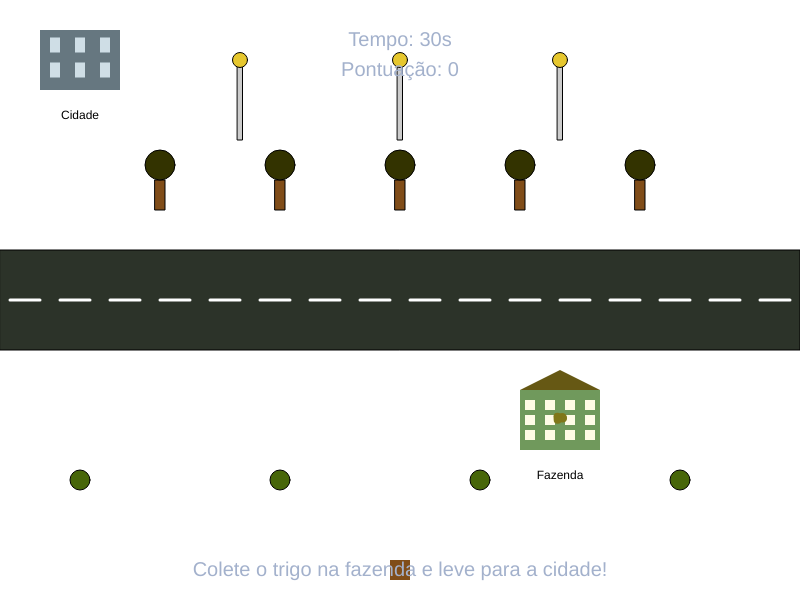
Frame 1 (no input)
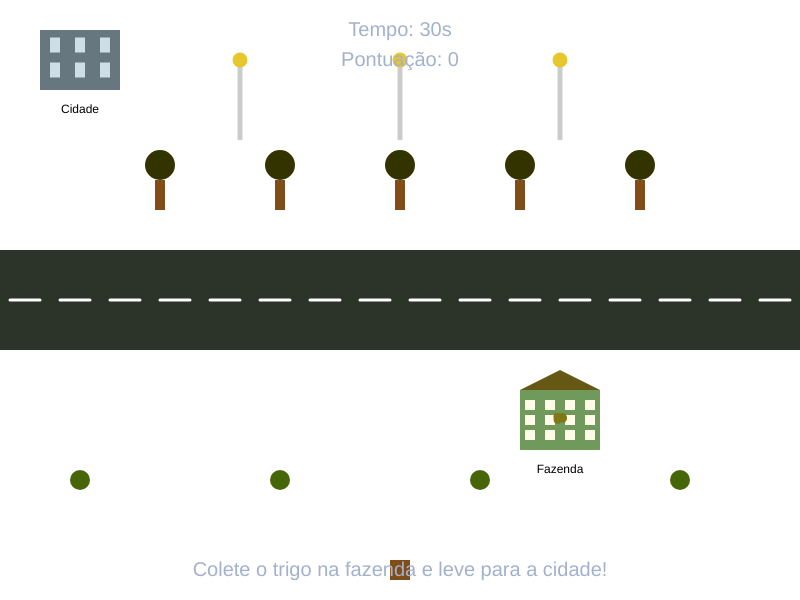
Frame 60 (no input)
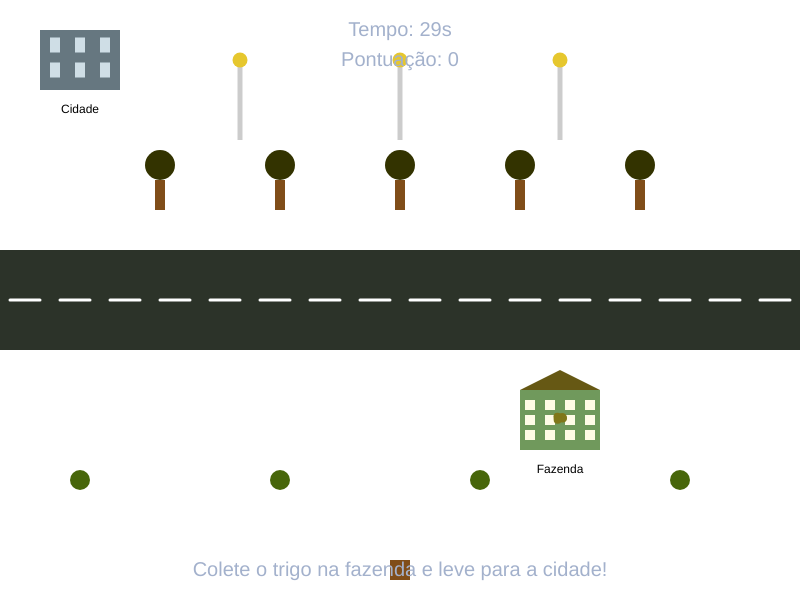
Frame 120 (the mouse pressed at the canvas centre since frame 60)

The p5.js sketch that drew these frames (run headless with seeded random() and noise() and a simulated clock; from frame 60 on, the mouse is pressed at the canvas centre):

// p5.js sketch
// ── sketch.js
let jogadorX, jogadorY;
let tamanhoJogador = 20;
let velocidadeJogador = 20;

let localAtualElementoX, localAtualElementoY; // Posição do item a ser coletado/entregue
let tamanhoElemento = 25;
let tipoElemento = 0; // 0: ciclo do trigo (fazenda -> cidade), 1: ciclo do tijolo (cidade -> fazenda)
let itemCarregado = -1; // -1: nenhum, 0: trigo, 1: tijolo

let cidadeX, cidadeY; // Posições da cidade
let fazendaX, fazendaY; // Posições da fazenda

let pontuacao = 0;
let mensagemJogo = "";
let jogoIniciado = false;
let gameOver = false;
let tempoRestante = 30;
let intervaloTempo;
let startJogoButton;
let resetButton;

let trigoX, trigoY;
let trigoPoints = []; // Para desenhar os pontos de trigo espalhados

let jogadorComElemento = false; // Indica se o jogador está carregando algo

function setup() {
  createCanvas(800, 600); // Define o tamanho da tela do jogo
  colorMode(HSB, 360, 100, 100); // Usa o modo de cor HSB para facilitar a definição de cores
  textAlign(CENTER, TOP); // Alinha o texto no centro e no topo
  rectMode(CENTER); // Desenha retângulos a partir do centro
  ellipseMode(CENTER); // Desenha elipses a partir do centro

  // Define as posições estáticas da cidade e da fazenda
  cidadeX = width * 0.1;
  cidadeY = height * 0.1;
  fazendaX = width * 0.7;
  fazendaY = height * 0.7;

  // Cria o botão de iniciar jogo
  startJogoButton = createButton('Iniciar Jogo');
  startJogoButton.position(width / 2 - 60, height + 20); // Posiciona o botão abaixo da tela
  startJogoButton.mousePressed(inicializarJogo); // Associa a função inicializarJogo ao clique

  // Cria o botão de resetar jogo
  resetButton = createButton('Resetar Jogo');
  resetButton.position(width / 2 + 20, height + 20); // Posiciona o botão ao lado do botão de iniciar
  resetButton.mousePressed(resetarJogo); // Associa a função resetarJogo ao clique

  inicializarJogo(); // Chama a função para configurar o estado inicial do jogo
}

function inicializarJogo() {
  jogadorX = width / 2;
  jogadorY = height - tamanhoJogador - 10;

  itemCarregado = -1; // Jogador não está carregando nada no início
  jogadorComElemento = false;
  tipoElemento = 0; // Começa o ciclo com trigo (coletar na fazenda, entregar na cidade)

  // O primeiro elemento (trigo) começa na fazenda
  localAtualElementoX = fazendaX;
  localAtualElementoY = fazendaY;

  pontuacao = 0;
  mensagemJogo = "Colete o trigo na fazenda e leve para a cidade!"; // Mensagem inicial clara
  gameOver = false;
  tempoRestante = 30;
  jogoIniciado = true;

  if (intervaloTempo) {
    clearInterval(intervaloTempo);
  }
  intervaloTempo = setInterval(atualizarTempo, 1000);
  if (startJogoButton) {
    startJogoButton.textContent = "Iniciar Jogo";
  }

  // Inicializa os pontos de trigo na posição inicial (fazenda)
  trigoX = localAtualElementoX;
  trigoY = localAtualElementoY;
  trigoPoints = [];
  for (let i = 0; i < 5; i++) {
    trigoPoints.push({
      x: trigoX + random(-5, 5),
      y: trigoY + random(-5, 5),
    });
  }
  loop(); // Garante que o loop de desenho esteja ativo
}

function resetarJogo() {
  inicializarJogo();
}

function desenharJogador() {
  fill(30, 80, 50); // Cor do jogador
  rect(jogadorX, jogadorY, tamanhoJogador, tamanhoJogador); // Desenha o jogador

  if (jogadorComElemento) { // Se o jogador estiver carregando algo
    if (itemCarregado === 0) { // Se for trigo
      fill(55, 80, 50); // Cor do trigo
      rect(jogadorX, jogadorY - tamanhoJogador / 2, tamanhoJogador / 2, tamanhoJogador / 2); // Desenha o trigo acima do jogador
    } else if (itemCarregado === 1) { // Se for tijolo
      fill(15, 90, 60); // Cor do tijolo
      rect(jogadorX, jogadorY - tamanhoJogador / 2, tamanhoJogador / 2, tamanhoJogador / 2); // Desenha o tijolo acima do jogador
    }
  }
}

function desenharElemento() {
  // Desenha o item no chão apenas se o jogador NÃO estiver carregando nada
  // e se o tipo de elemento atual corresponder ao que deve estar no chão
  if (!jogadorComElemento) {
    if (tipoElemento === 0) { // Se o ciclo atual for de trigo (precisa ser coletado na fazenda)
      fill(55, 80, 50); // Cor do trigo
      for (let i = 0; i < 5; i++) {
        ellipse(trigoPoints[i].x, trigoPoints[i].y, 8, 8); // Desenha os pontos de trigo
      }
    } else if (tipoElemento === 1) { // Se o ciclo atual for de tijolo (precisa ser coletado na cidade)
      fill(15, 90, 60); // Cor do tijolo
      rect(localAtualElementoX, localAtualElementoY, tamanhoElemento, tamanhoElemento, 5, 5, 3, 3); // Desenha o tijolo
    }
  }
}

function desenharCidade() {
  fill(200, 20, 50); // Cor do prédio da cidade
  rect(cidadeX, cidadeY, 80, 60); // Desenha o prédio da cidade
  fill(200, 10, 90); // Cor das janelas
  for (let i = 0; i < 3; i++) {
    for (let j = 0; j < 2; j++) {
      rect(cidadeX - 25 + i * 25, cidadeY - 15 + j * 25, 10, 15); // Desenha as janelas
    }
  }
  textSize(12);
  fill(0); // Cor do texto
  text("Cidade", cidadeX, cidadeY + 50); // Desenha o texto "Cidade" centralizado
}

function desenharFazenda() {
  fill(100, 40, 60); // Cor do celeiro
  rect(fazendaX, fazendaY, 80, 60); // Desenha o celeiro
  fill(50, 80, 40); // Cor do telhado
  // Telhado centralizado acima do celeiro
  triangle(fazendaX - 40, fazendaY - 30, // Canto inferior esquerdo do telhado
    fazendaX + 40, fazendaY - 30, // Canto inferior direito do telhado
    fazendaX, fazendaY - 30 - 20); // Pico do telhado
  fill(50, 10, 100); // Cor das portas/janelas da fazenda
  for (let i = 0; i < 4; i++) {
    for (let j = 0; j < 3; j++) {
      rect(fazendaX - 30 + i * 20, fazendaY - 15 + j * 15, 10, 10); // Desenha portas/janelas
    }
  }
  textSize(12);
  fill(0); // Cor do texto
  text("Fazenda", fazendaX, fazendaY + 50); // Desenha o texto "Fazenda" centralizado
}

function verificarColeta() {
  let distanciaAoAlvo = dist(jogadorX, jogadorY, localAtualElementoX, localAtualElementoY);
  let raioInteracao = 50; // Raio de proximidade para coletar/entregar

  // Lógica para coletar um item (jogador não está carregando nada)
  if (!jogadorComElemento && distanciaAoAlvo < raioInteracao) {
    if (tipoElemento === 0) { // Se o ciclo atual é de trigo (pegar trigo na fazenda)
      itemCarregado = 0; // Jogador agora carrega trigo
      jogadorComElemento = true;
      mensagemJogo = "Trigo coletado! Leve para a cidade.";
      // O próximo local alvo para interação é a cidade (para entrega)
      localAtualElementoX = cidadeX;
      localAtualElementoY = cidadeY;
    } else if (tipoElemento === 1) { // Se o ciclo atual é de tijolo (pegar tijolo na cidade)
      itemCarregado = 1; // Jogador agora carrega tijolo
      jogadorComElemento = true;
      mensagemJogo = "Tijolo coletado! Leve para a fazenda.";
      // O próximo local alvo para interação é a fazenda (para entrega)
      localAtualElementoX = fazendaX;
      localAtualElementoY = fazendaY;
    }
  }
  // Lógica para entregar um item (jogador está carregando algo)
  else if (jogadorComElemento && distanciaAoAlvo < raioInteracao) {
    // Jogador carregando trigo e tentando entregar na cidade
    if (itemCarregado === 0 && localAtualElementoX === cidadeX && localAtualElementoY === cidadeY) {
      mensagemJogo = "Trigo entregue na cidade! +10 pontos! Pegue o tijolo na cidade.";
      pontuacao += 10;
      itemCarregado = -1; // Jogador não carrega mais nada
      jogadorComElemento = false;
      tipoElemento = 1; // Próximo ciclo: tijolo (coletar na cidade, entregar na fazenda)
      // O tijolo já "nasceu" na cidade, então o localAtualElemento já é cidadeX/Y
      // Não precisa mudar localAtualElementoX/Y aqui.
    }
    // Jogador carregando tijolo e tentando entregar na fazenda
    else if (itemCarregado === 1 && localAtualElementoX === fazendaX && localAtualElementoY === fazendaY) {
      mensagemJogo = "Tijolo entregue na fazenda! +10 pontos! Pegue o trigo na fazenda.";
      pontuacao += 10;
      itemCarregado = -1; // Jogador não carrega mais nada
      jogadorComElemento = false;
      tipoElemento = 0; // Próximo ciclo: trigo (coletar na fazenda, entregar na cidade)
      // O trigo já "nasceu" na fazenda, então o localAtualElemento já é fazendaX/Y
      // Não precisa mudar localAtualElementoX/Y aqui.
      // Re-inicializa os pontos de trigo na fazenda para a próxima coleta
      trigoX = localAtualElementoX;
      trigoY = localAtualElementoY;
      trigoPoints = [];
      for (let i = 0; i < 5; i++) {
        trigoPoints.push({
          x: trigoX + random(-5, 5),
          y: trigoY + random(-5, 5),
        });
      }
    }
  }
}

function verificarGameOver() {
  if (tempoRestante <= 0) {
    gameOver = true;
    jogoIniciado = false;
    mensagemJogo = "Tempo esgotado! Pontuação final: " + pontuacao;
    noLoop(); // Para o loop de desenho
    clearInterval(intervaloTempo); // Para o contador de tempo
    if (startJogoButton) {
      startJogoButton.textContent = "Jogar novamente"; // Altera o texto do botão para reiniciar
    }
  }
}

function atualizarTempo() {
  if (jogoIniciado) {
    tempoRestante--;
    verificarGameOver();
  }
}

function desenharTempo() {
  textSize(20);
  fill(220, 20, 80); // Cor do texto do tempo
  text("Tempo: " + tempoRestante + "s", width / 2, 30);
}

function desenharPontuacao() {
  textSize(20);
  fill(220, 20, 80); // Cor do texto da pontuação
  text("Pontuação: " + pontuacao, width / 2, 60);
}

function desenharEstrada() {
  fill(100, 20, 20); // Cor de asfalto mais escura
  rect(width / 2, height / 2, width, 100); // Desenha a estrada centralizada
  for (let i = 0; i < width; i += 50) {
    stroke(200, 0, 100); // Cor das linhas tracejadas
    strokeWeight(3); // Espessura das linhas
    line(i + 10, height / 2, i + 40, height / 2); // Desenha linhas tracejadas
    noStroke(); // Remove o contorno para os próximos desenhos
  }
}

function desenharCenario() {
  // Desenha árvores
  for (let i = 0; i < 5; i++) {
    let x = width * 0.2 + i * width * 0.15;
    let y = height * 0.3;
    fill(30, 80, 50); // Corrigido: adicionado os valores e o parêntese de fechamento
    rect(x, y + 15, 10, 30); // Tronco
    fill(60, 100, 20);
    ellipse(x, y - 15, 30, 30); // Folhagem
  }
  // Desenha postes de luz
  for (let i = 0; i < 3; i++) {
    let x = width * 0.3 + i * width * 0.2;
    let y = height * 0.1;
    fill(0, 0, 80);
    rect(x, y + 40, 5, 80); // Poste
    fill(50, 80, 90);
    ellipse(x, y, 15, 15); // Luz
  }
  // Desenha arbustos
  for (let i = 0; i < 4; i++) {
    let x = width * 0.1 + i * width * 0.25;
    let y = height * 0.8;
    fill(80, 90, 40);
    ellipse(x, y, 20, 20);
  }
}

function draw() {
  clear(); // Limpa a tela a cada frame
  desenharCenario();
  desenharEstrada();
  desenharCidade();
  desenharFazenda();
  desenharJogador();
  desenharElemento();
  desenharTempo();
  desenharPontuacao();
  verificarColeta();
  textAlign(CENTER, CENTER);
  textSize(20);
  fill(220, 20, 80);
  text(mensagemJogo, width / 2, height * 0.95);
}

function keyPressed() {
  if (jogoIniciado) {
    if (keyCode === LEFT_ARROW) {
      jogadorX -= velocidadeJogador;
    } else if (keyCode === RIGHT_ARROW) {
      jogadorX += velocidadeJogador;
    } else if (keyCode === UP_ARROW) {
      jogadorY -= velocidadeJogador;
    } else if (keyCode === DOWN_ARROW) {
      jogadorY += velocidadeJogador;
    }
    // Garante que o jogador não saia da tela
    jogadorX = constrain(jogadorX, tamanhoJogador / 2, width - tamanhoJogador / 2);
    jogadorY = constrain(jogadorY, tamanhoJogador / 2, height - tamanhoJogador / 2);
  }
}
